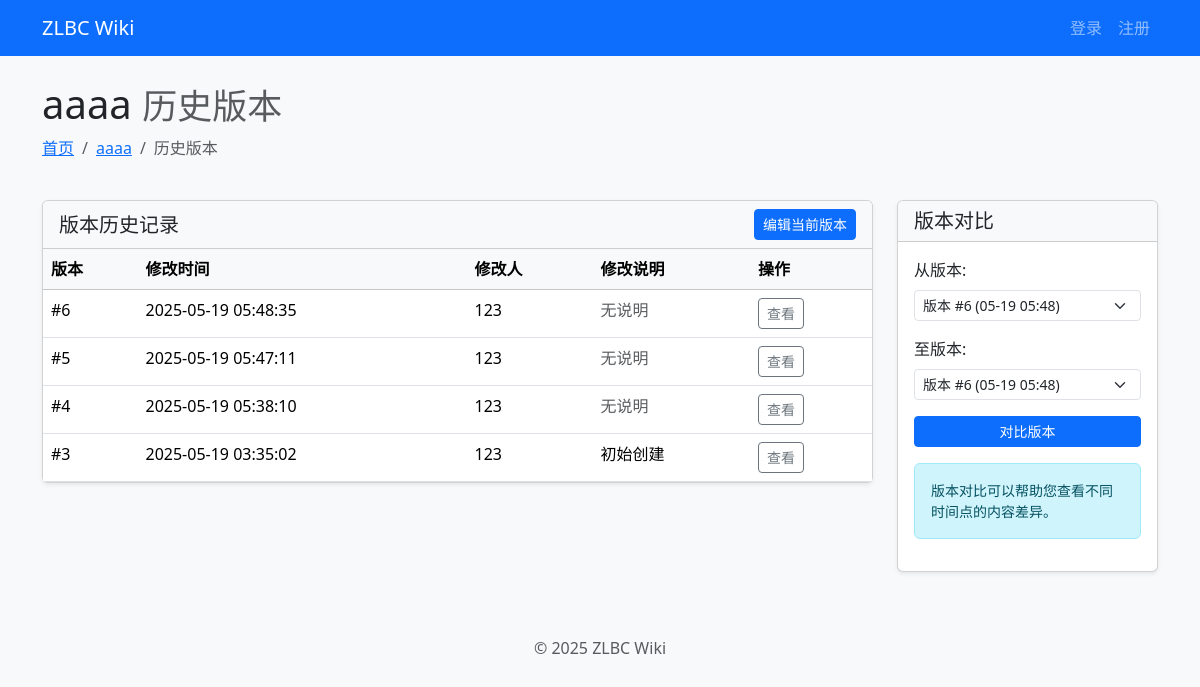
The app's page /wiki/3/history/, older data.
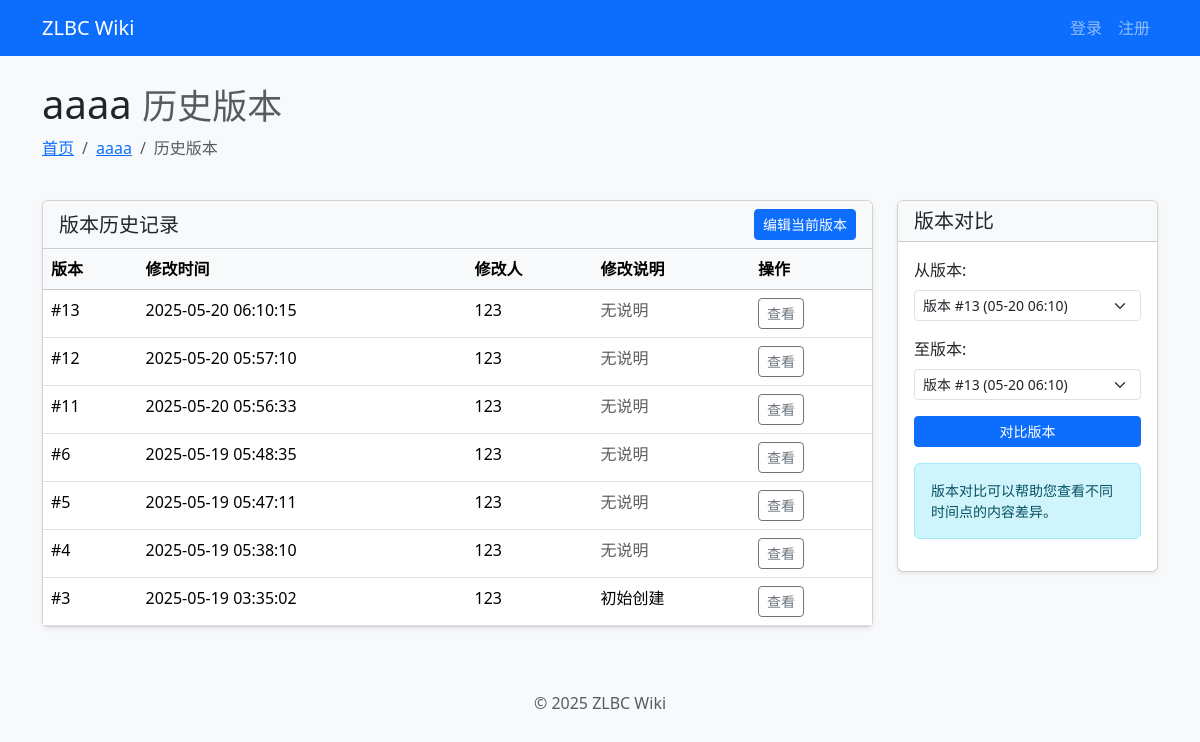
The same page, newer data.
### wiki/models.py (models this page shows, shortened)
class Wiki(models.Model):
    id = models.AutoField(primary_key=True)
    title = models.CharField(max_length=200)
    slug = models.SlugField(max_length=200, unique=True, help_text="URL友好的标识符")
    content = models.TextField()
    category = models.ForeignKey(
        WikiCategory,
        on_delete=models.SET_NULL,
        null=True,
        blank=True,
        related_name="wikis",
    )
    tags = models.ManyToManyField(WikiTag, blank=True, related_name="wikis")
    creator = models.ForeignKey(
        settings.AUTH_USER_MODEL,
        on_delete=models.SET_NULL,
        null=True,
        related_name="created_wikis",
    )
    created_at = models.DateTimeField(auto_now_add=True)
    updated_at = models.DateTimeField(auto_now=True)
    class Meta:
        ordering = ["-updated_at"]

class WikiRevision(models.Model):
    id = models.AutoField(primary_key=True)
    wiki = models.ForeignKey(Wiki, on_delete=models.CASCADE, related_name="revisions")
    user = models.ForeignKey(
        settings.AUTH_USER_MODEL,
        on_delete=models.SET_NULL,
        null=True,
        blank=True,
        related_name="wiki_revisions",
    )
    patch = models.TextField()  # 存储文本差异的补丁
    description = models.TextField(blank=True)  # 修改说明
    created_at = models.DateTimeField(auto_now_add=True)

### wiki/views.py (the view)
def view_wiki_history(request, wiki_id):
    wiki = get_object_or_404(Wiki, id=wiki_id)
    revisions_list = wiki.revisions.all().order_by("-created_at")  # type: ignore
    paginator = Paginator(revisions_list, 10)
    page = request.GET.get("page")
    revisions = paginator.get_page(page)
    return render(request, "wiki/history.html", {"wiki": wiki, "revisions": revisions})

### templates/wiki/history.html (shortened to what this page needs)
{% extends "base.html" %}
{% block content %}
<div class="container">
    <div class="row mb-4">
        <div class="col">
            <h1 class="display-6">{{ wiki.title }} <small class="text-muted">历史版本</small></h1>
            <nav aria-label="breadcrumb">
                <ol class="breadcrumb">
                    <li class="breadcrumb-item"><a href="{% url 'index' %}">首页</a></li>
                    <li class="breadcrumb-item"><a href="{% url 'wiki_detail' slug=wiki.slug %}">{{ wiki.title }}</a>
                    </li>
                    <li class="breadcrumb-item active">历史版本</li>
                </ol>
            </nav>
        </div>
    </div>
    <div class="row">
        <div class="col-md-9">
            <div class="card shadow-sm">
                <div class="card-header bg-light d-flex justify-content-between align-items-center">
                    <h5 class="mb-0">版本历史记录</h5>
                    <a href="{% url 'edit_wiki' wiki_id=wiki.id %}" class="btn btn-primary btn-sm">
                         编辑当前版本
                    </a>
                </div>
                <div class="card-body p-0">
                    {% if revisions %}
                    <div class="table-responsive">
                        <table class="table table-hover mb-0">
                            <thead class="table-light">
                                <tr>
                                    <th scope="col">版本</th>
                                    <th scope="col">修改时间</th>
                                    <th scope="col">修改人</th>
                                    <th scope="col">修改说明</th>
                                    <th scope="col">操作</th>
                                </tr>
                            </thead>
                            <tbody>
                                {% for revision in revisions %}
                                <tr>
                                    <td>#{{ revision.id }}</td>
                                    <td>{{ revision.created_at|date:"Y-m-d H:i:s" }}</td>
                                    <td>
                                        {% if revision.user %}
                                        {{ revision.user.username }}
                                        {% else %}
                                        <span class="text-muted">未知用户</span>
                                        {% endif %}
                                    </td>
                                    <td>
                                        {% if revision.description %}
                                        {{ revision.description|truncatechars:50 }}
                                        {% else %}
                                        <span class="text-muted">无说明</span>
                                        {% endif %}
                                    </td>
                                    <td>
                                        <div class="btn-group btn-group-sm">
                                            <a href="{% url 'wiki_revision' wiki_id=wiki.id revision_id=revision.id %}"
                                                class="btn btn-outline-secondary">
                                                查看
                                            </a>
                                        </div>
                                    </td>
                                </tr>
                                {% endfor %}
                            </tbody>
                        </table>
                    </div>
                    {% else %}
                    <div class="alert alert-info m-3">
                        <p class="mb-0">此页面暂无修订历史记录。</p>
                    </div>
                    {% endif %}
                </div>
            </div>
        </div>
        <div class="col-md-3">
            <div class="card shadow-sm">
                <div class="card-header bg-light">
                    <h5 class="card-title mb-0">版本对比</h5>
                </div>
                <div class="card-body">
                    <form action="{% url 'wiki_compare' wiki_id=wiki.id %}" method="get" class="mb-3">
                        <div class="mb-3">
                            <label for="from_revision" class="form-label">从版本:</label>
                            <select name="from_revision" id="from_revision" class="form-select form-select-sm">
                                {% for rev in revisions %}
                                <option value="{{ rev.id }}">版本 #{{ rev.id }} ({{ rev.created_at|date:"m-d H:i" }})
                                </option>
                                {% endfor %}
                            </select>
                        </div>
                        <div class="mb-3">
                            <label for="to_revision" class="form-label">至版本:</label>
                            <select name="to_revision" id="to_revision" class="form-select form-select-sm">
                                {% for rev in revisions %}
                                <option value="{{ rev.id }}" {% if forloop.first %}selected{% endif %}>版本 #{{ rev.id }}
                                    ({{ rev.created_at|date:"m-d H:i" }})</option>
                                {% endfor %}
                            </select>
                        </div>
                        <button type="submit" class="btn btn-primary btn-sm w-100">对比版本</button>
                    </form>
                    <div class="alert alert-info small">
                        <p class="mb-0">
                             版本对比可以帮助您查看不同时间点的内容差异。
                        </p>
                    </div>
                </div>
            </div>
        </div>
    </div>
</div>
{% endblock %}

### templates/base.html (shortened to what this page needs)
{% load django_bootstrap5 %}
<!DOCTYPE html>
<html lang="zh-cn">
<head>
    {% bootstrap_css %}
</head>
<body>
    <nav class="navbar navbar-expand-lg navbar-dark bg-primary mb-4">
        <div class="container">
            <a class="navbar-brand" href="/">ZLBC Wiki</a>
            <div class="collapse navbar-collapse" id="navbarNav">
                <ul class="navbar-nav ms-auto">
                    {% if user.is_authenticated %}
                    <li class="nav-item">
                        <form action="{% url 'logout' %}" method="post" class="d-flex align-items-center" style="gap: 0.5rem;">
                            {% csrf_token %}
                            <span class="nav-link">欢迎，{{ user.username }}</span>
                            <button type="submit" class="btn btn-danger btn-sm ms-2">登出</button>
                        </form>
                    </li>
                    {% else %}
                    <li class="nav-item">
                        <a class="nav-link" href="{% url 'login' %}">登录</a>
                    </li>
                    <li class="nav-item">
                        <a class="nav-link" href="{% url 'register' %}">注册</a>
                    </li>
                    {% endif %}
                </ul>
            </div>
        </div>
    </nav>
    <main>
        {% block content %}{% endblock %}
    </main>
    <footer class="mt-5 py-3 text-center text-muted">
        <div class="container">
            <p>&copy; 2025 ZLBC Wiki</p>
        </div>
    </footer>
</body>
</html>

### templates/base.html (style rules this page uses)
body { background-color: #f8f9fa; }

Row changes from the older to the newer data that the page shows:
added WikiRevision: id "13", created_at "2025-05-20 06:10:15", user.username "123", description "无说明"
added WikiRevision: id "12", created_at "2025-05-20 05:57:10", user.username "123", description "无说明"
added WikiRevision: id "11", created_at "2025-05-20 05:56:33", user.username "123", description "无说明"
Text that changed along with them:
form field from_revision: "版本 #6 (05-19 05:48)" → "版本 #13 (05-20 06:10)"
form field to_revision: "版本 #6 (05-19 05:48)" → "版本 #13 (05-20 06:10)"
